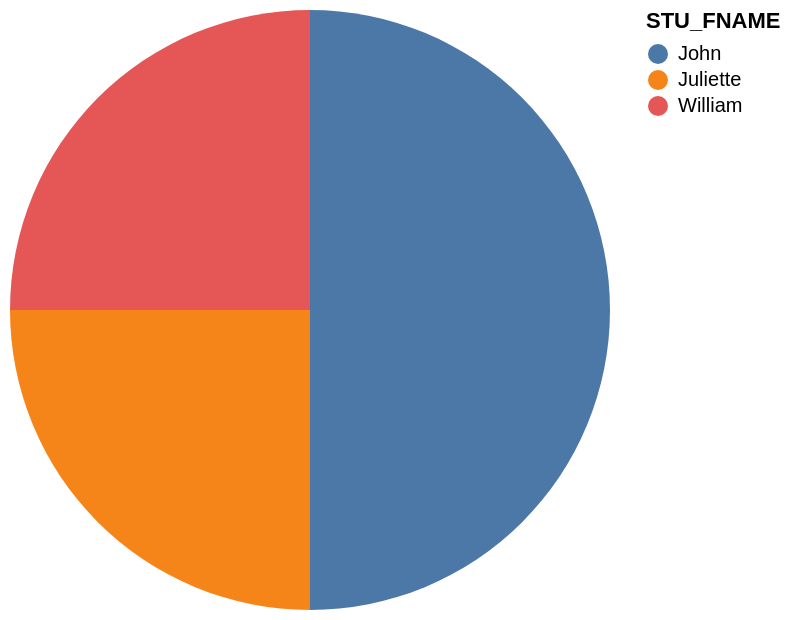

Here is the Vega-Lite specification saved for this chart:
### Vega-Lite specification from a JSON file in a GitHub repository (floating-point values rounded to 4 significant figures)
{"data": {"values": [{"x_data": "John", "y_data": 4}, {"x_data": "Juliette", "y_data": 2}, {"x_data": "William", "y_data": 2}]}, "mark": "arc", "encoding": {"theta": {"field": "y_data", "type": "quantitative", "title": "SUM(STU_GPA)"}, "color": {"field": "x_data", "type": "nominal", "title": "STU_FNAME"}}}
